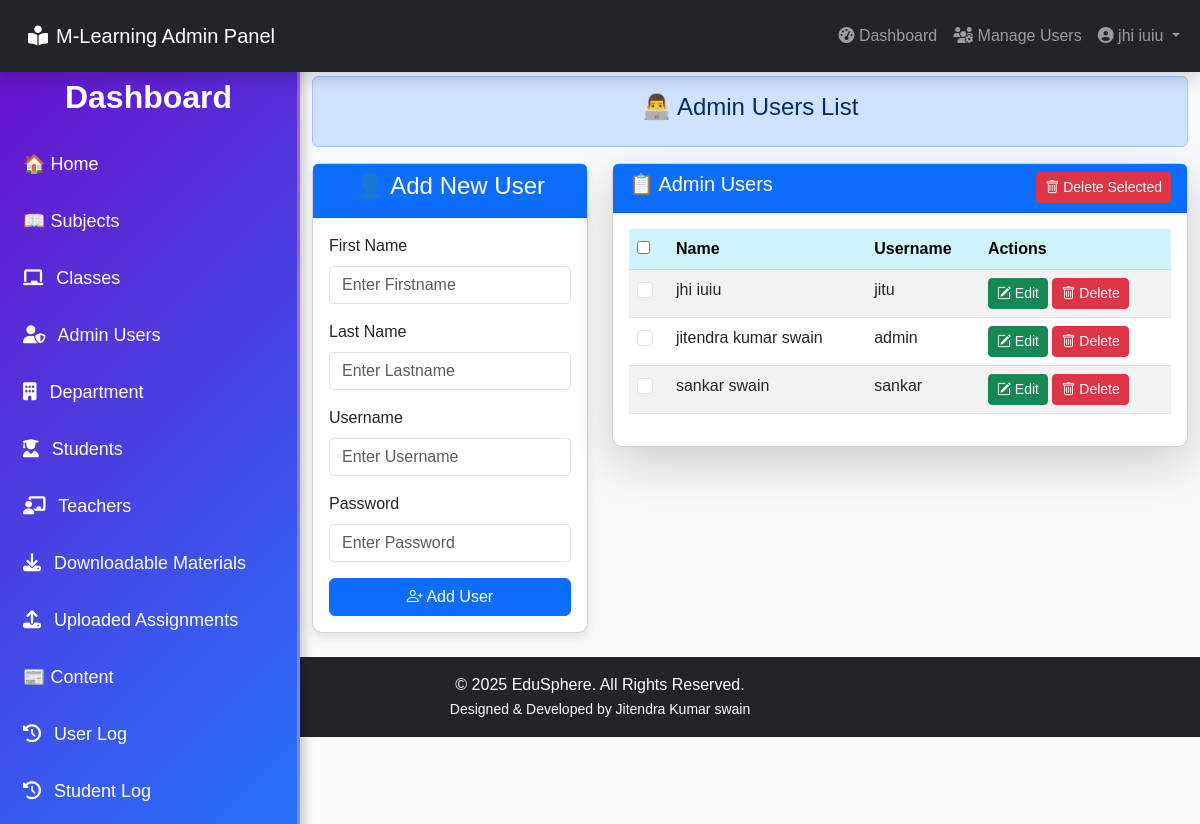
The app's page /admin/user/admin_user.php (signed in) with its own data.
### tables this page shows
CREATE TABLE `users` (
  `user_id` int(11) NOT NULL,
  `username` varchar(100) NOT NULL,
  `password` varchar(100) NOT NULL,
  `firstname` varchar(100) NOT NULL,
  `lastname` varchar(100) NOT NULL,
  `date` varchar(30) NOT NULL DEFAULT current_timestamp()
);

### admin/session.php (called while the page is built, shortened)
<?php
$session_id = $_SESSION['id'];
?>

### admin/user/admin_user.php (the view, shortened to what this page needs)
<?php include('../header.php'); ?>
<?php include('../session.php'); ?>
<body class="bg-light">
    <?php include('../navbar.php'); ?>
    <div class="container-fluid mt-4">
        <div class="row mt-4">
            <div class="col-lg-3 col-md-4 d-none d-lg-block p-0 mt-5">
                <?php include('../sidebar_dashboard.php'); ?>
            </div>
            <div class="col-lg-9 col-md-12 mt-5 pt-1">
                <div class="alert alert-primary text-center">
                    <h4>👨‍💻 Admin Users List</h4>
                </div>
                <div class="row">
                    <div class="col-lg-4 col-md-6">
                        <?php include('add_user.php'); ?>
                    <div class="col-lg-8 col-md-6">
                        <div class="card shadow-lg">
                            <div class="card-header bg-primary text-white d-flex justify-content-between align-items-center">
                                <h5>📋 Admin Users</h5>
                                <a data-bs-toggle="modal" href="#deleteModal" class="btn btn-danger btn-sm">
                                    <i class="bi bi-trash"></i> Delete Selected
                                </a>
                            </div>
                            <div class="card-body table-responsive">
                                <table class="table table-striped">
                                    <thead class="table-info">
                                        <tr>
                                            <th><input type="checkbox" id="selectAll"></th>
                                            <th>Name</th>
                                            <th>Username</th>
                                            <th>Actions</th>
                                        </tr>
                                    </thead>
                                    <tbody>
                                        <?php
                                        $user_query = mysqli_query($conn, "SELECT * FROM users") or die(mysqli_error($conn));
                                        while ($row = mysqli_fetch_array($user_query)) {
                                            $id = $row['user_id'];
                                        ?>
                                            <tr>
                                                <td><input class="form-check-input selectItem" type="checkbox" value="<?php echo $id; ?>"></td>
                                                <td><?php echo $row['firstname'] . " " . $row['lastname']; ?></td>
                                                <td><?php echo $row['username']; ?></td>
                                                <td>
                                                    <a href="edit_user.php?id=<?php echo $id; ?>" class="btn btn-success btn-sm">
                                                        <i class="bi bi-pencil-square"></i> Edit
                                                    </a>
                                                    <button class="btn btn-danger btn-sm delete-btn" data-id="<?php echo $id; ?>" data-bs-toggle="modal" data-bs-target="#deleteUserModal">
                                                        <i class="bi bi-trash"></i> Delete
                                                    </button>
                                                </td>
                                            </tr>
                                        <?php } ?>
                                    </tbody>
                                </table>
                            </div>
                        </div>
                    </div>
    <?php include('../footer.php'); ?>
</body>
</html>

### admin/navbar.php (shortened to what this page needs)
<?php
    $query = mysqli_query($conn, "SELECT * FROM users WHERE user_id = '$session_id'") or die(mysqli_error($conn));
    $row = mysqli_fetch_array($query);
?>
<nav class="navbar navbar-expand-lg navbar-dark bg-dark fixed-top shadow">
    <div class="container-fluid">
        <a class="navbar-brand d-flex align-items-center p-lg-3 p-md-3" href="#" onclick="openNav()">
            <h5 class="mb-0"><i class="fas fa-book-reader me-2"></i>M-Learning Admin Panel</h5>
        </a>
        <div class="collapse navbar-collapse justify-content-end" id="navbarNav">
            <ul class="navbar-nav">
                <li class="nav-item">
                    <a class="nav-link" href="../dashboard/dashboard.php">
                        <i class="fas fa-tachometer-alt"></i> Dashboard
                    </a>
                </li>
                <li class="nav-item">
                    <a class="nav-link" href="../user/admin_user.php">
                        <i class="fas fa-users-cog"></i> Manage Users
                    </a>
                </li>
                <li class="nav-item dropdown">
                    <a class="nav-link dropdown-toggle" href="#" id="userDropdown" role="button" data-bs-toggle="dropdown">
                        <i class="fa fa-user-circle"></i> <?php echo $row['firstname']." ".$row['lastname']; ?>
                    </a>
                </li>
            </ul>
        </div>
    </div>
</nav>

### admin/sidebar_dashboard.php (style rules this page uses)
* { margin: 0; padding: 0; box-sizing: border-box; font-family: 'Poppins', sans-serif; }
body { height: 100vh; background: #f4f4f4; }

### admin/user/add_user.php (style rules this page uses)
.card { box-shadow: 0 4px 8px rgba(0, 0, 0, 0.1); border-radius: 10px; }

### records on screen
users: firstname "jhi", lastname "iuiu", username "jitu"
users: firstname "jitendra kumar", lastname "swain", username "admin"
users: firstname "sankar", lastname "swain", username "sankar"
